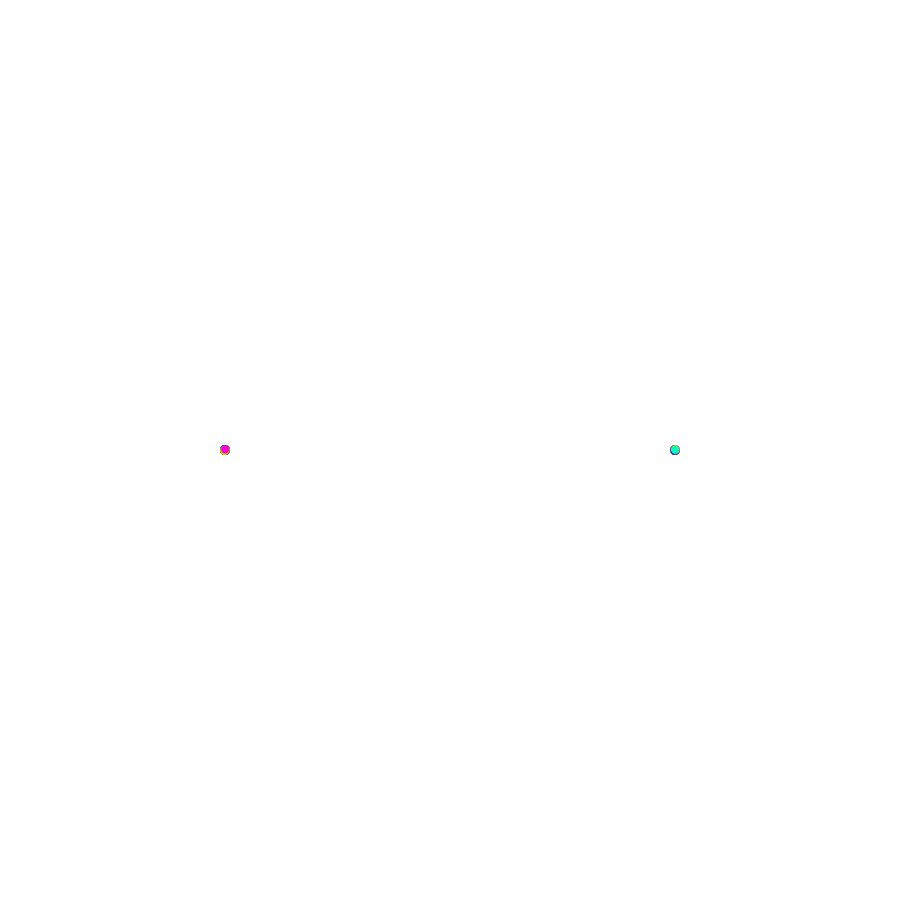
Frame 1 (no input)
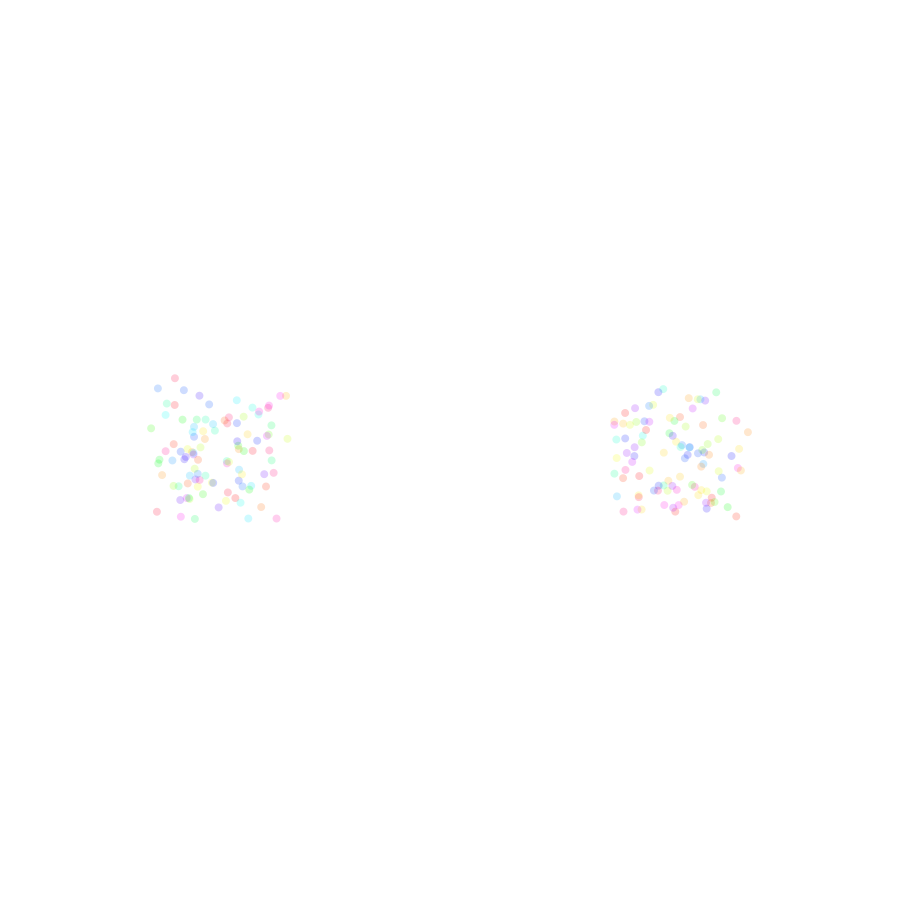
Frame 60 (the mouse pressed at the canvas centre just before this capture)
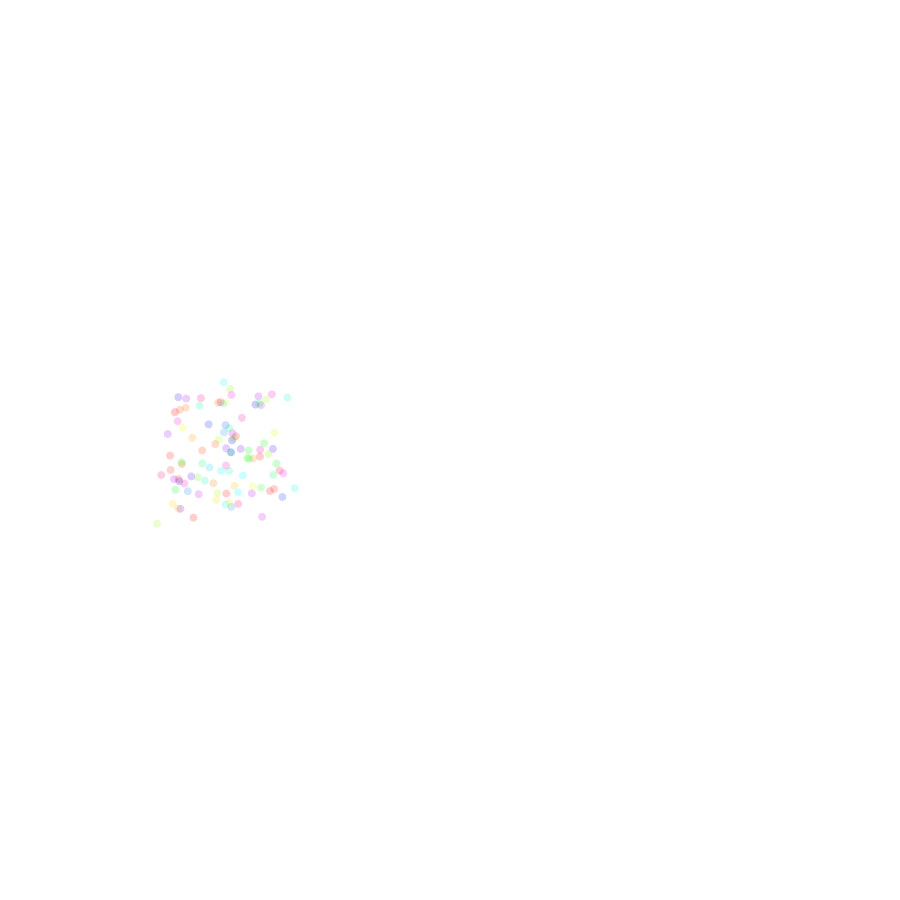
Frame 120 (the mouse held since frame 60 and released just before this capture)

The Processing sketch that drew these frames (run headless with seeded random() and noise(); from frame 60 on, the mouse is pressed at the canvas centre):

// Processing sketch: sketch_4_4
// ── sketch_4_4.pde
/* Comparing two particle systems that differ only in the implementation of the
 * particles as an Array or ArrayList.
 *
 * The performance of both particle systems is very similar. Which system is better
 * depends on if the amount of particles used is known before hand. The only performance
 * issue with ArrayList is when there is no capacity set it will copy the whole array
 * every time it grows larger in total size. This can be seen the first time the particles
 * are spawned as the frame rate might drop a little. This can be fixed by setting the
 * initial capacity of the ArrayList.
 * 
 * by Jonathan Matarazzi & Jesse Visser.
 */

ArrayListSystem arrayListSystem;
ArraySystem arraySystem;
int state;

void setup() {
  size(900, 900);
  state = 0;
  arrayListSystem = new ArrayListSystem(new PVector(width/4, height/2));
  arraySystem = new ArraySystem(new PVector(3*width/4, height/2));
}

// draw either or both particle systems
void draw() {
  background(255);
  switch(state) {
  case 0 :
    arrayListSystem.run();
    arraySystem.run();
    break;

  case 1 :
    arrayListSystem.run();
    break;

  case 2:
    arraySystem.run();
    break;
  }
}

// change which particle system is displayed
void mousePressed() {
  arrayListSystem = new ArrayListSystem(new PVector(width/4, height/2));
  arraySystem = new ArraySystem(new PVector(3*width/4, height/2));
  if (state < 2) {
    state++;
  } else {
    state = 0;
  }
}

// ── ArrayListParticleSystem.pde
// particle system which stores the particles in an ArrayList

class ArrayListSystem {
  ArrayList<Particle> particles;
  PVector pos;
  
  // ininitialize a certain amount of particles
  ArrayListSystem(PVector pos) {
    this.pos = pos;
    particles = new ArrayList<Particle>();
    for(int i = 0; i < PARTICLE_AMOUNT; i++) {
      addParticle();
    }
  }
  
  // add a new particle to particles ArrayList
  void addParticle() {
    particles.add(new Particle(pos));
  }
  
  // move particles and add a new particle for every expired particle.
  void run() {
    for (int i = particles.size()-1; i >= 0; i--) {
      Particle particle = particles.get(i);
      particle.run();
      if (particle.isDead()) {
        particles.remove(particle);
        addParticle();
      }
    }
  }
}

// ── ArrayParticleSystem.pde
// particle system which stores the particles in an Array

class ArraySystem {
  Particle[] particles;
  PVector pos;

  // ininitialize a certain amount of particles
  ArraySystem(PVector pos) {
    this.pos = pos;
    particles = new Particle[PARTICLE_AMOUNT];
    for (int i = 0; i < particles.length; i++) {
      particles[i] = new Particle(pos);
    }
  }

  // move particles and add a new particle for every expired particle.
  void run() {
    for (int i = particles.length-1; i > 0; i--) {
      particles[i].run();
      if (particles[i].isDead()) {
        particles[i] = new Particle(pos);
      }
    }
  }
}

// ── Constants.pde
final int PARTICLE_AMOUNT = 100;
final float DECAY = -0.05;

// ── Particle.pde
// displays and moves particle

class Particle {
  PVector pos, vel, acc;
  float value;
  
  float size = 8;
  float alpha = 1000;
  
  // initialize particle with random velocity and acceleration
  Particle(PVector pos) {
    this.pos = pos.copy();
    this.vel = new PVector(random(-1, 1), random(-1, 1));
    this.acc = new PVector(random(-0.01, 0.01), random(-0.01, 0.01));
    value = random(0, 255);
    colorMode(HSB);
    noStroke();
  }
  
  // update and display particle
  void run() {
    update();
    display();
  }
  
  // accelerate particle and exponentialy decay it's alpha value
  void update() {
    vel.add(acc);
    pos.add(vel);
    alpha *= exp(DECAY);
  }
  
  // display particle
  void display() {
    fill(value, 255, 255, alpha);
    ellipse(pos.x, pos.y, size, size);
  }
  
  // check if particle has expired
  boolean isDead() {
    return alpha < 1;
  }
}
